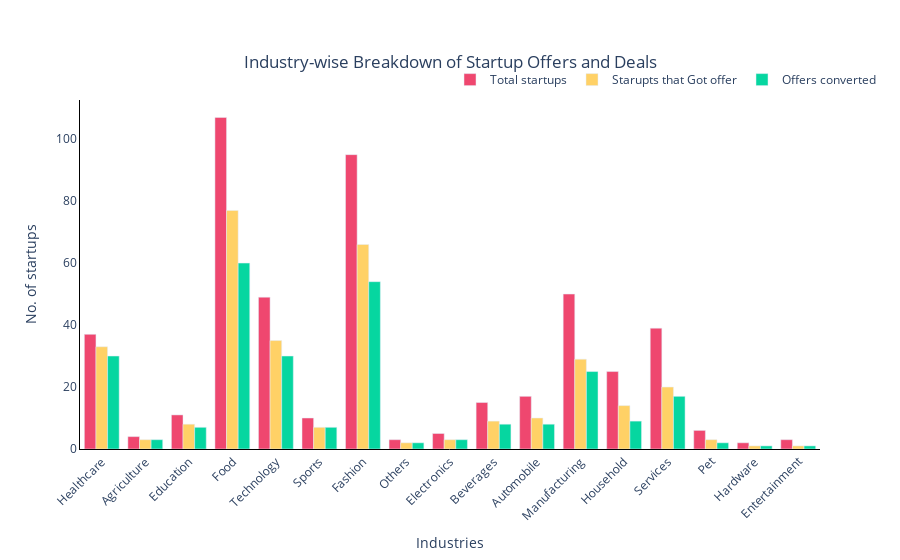

Notebook cell for this chart:
### Code cell
# Plotting industries, offfers, deals

industries = offers_industries.index
startups = offers_industries.iloc[:, 0].values.tolist()
offers = offers_industries.iloc[:, 1].values.tolist()
deals = offers_industries.iloc[:, 2].values.tolist()

fig = go.Figure()
fig.add_trace(go.Bar(
    x=industries,
    y=startups,
    name='Total startups',
    marker_color='#ef476f'
))
fig.add_trace(go.Bar(
    x=industries,
    y=offers,
    name='Starupts that Got offer',
    marker_color='#ffd166'
))
fig.add_trace(go.Bar(
    x=industries,
    y=deals,
    name='Offers converted',
    marker_color='#06d6a0'
))

fig.update_layout(
    barmode='group',
    xaxis_tickangle=-45,
    plot_bgcolor='white',  # Set plot background to white
    paper_bgcolor='white',  # Set paper background to white
    title={
        'text': 'Industry-wise Breakdown of Startup Offers and Deals',
        'y': 0.9,
        'x': 0.5,
        'xanchor': 'center',
        'yanchor': 'top'
    },
    xaxis=dict(
        title='Industries',
        showline=True,
        linewidth=1,
        linecolor='black',
        tickfont=dict(size=12),
    ),
    yaxis=dict(
        title='No. of startups',
        showline=True,
        linewidth=1,
        linecolor='black',
    ),
    legend=dict(
        x=0.5,
        y=1.1,
        orientation='h'
    )
)

fig.show()

### Figure 1 — Plotly figure (JSON) as saved in the notebook; plotly's stock layout.template omitted (floating-point values rounded to 4 significant figures)
{"data": [{"marker": {"color": "#ef476f"}, "name": "Total startups", "type": "bar", "x": ["Healthcare", "Agriculture", "Education", "Food", "Technology", "Sports", "Fashion", "Others", "Electronics", "Beverages", "Automobile", "Manufacturing", "Household", "Services", "Pet", "Hardware", "Entertainment"], "y": [37, 4, 11, 107, 49, 10, 95, 3, 5, 15, 17, 50, 25, 39, 6, 2, 3]}, {"marker": {"color": "#ffd166"}, "name": "Starupts that Got offer", "type": "bar", "x": ["Healthcare", "Agriculture", "Education", "Food", "Technology", "Sports", "Fashion", "Others", "Electronics", "Beverages", "Automobile", "Manufacturing", "Household", "Services", "Pet", "Hardware", "Entertainment"], "y": [33, 3, 8, 77, 35, 7, 66, 2, 3, 9, 10, 29, 14, 20, 3, 1, 1]}, {"marker": {"color": "#06d6a0"}, "name": "Offers converted", "type": "bar", "x": ["Healthcare", "Agriculture", "Education", "Food", "Technology", "Sports", "Fashion", "Others", "Electronics", "Beverages", "Automobile", "Manufacturing", "Household", "Services", "Pet", "Hardware", "Entertainment"], "y": [30, 3, 7, 60, 30, 7, 54, 2, 3, 8, 8, 25, 9, 17, 2, 1, 1]}], "layout": {"autosize": true, "barmode": "group", "legend": {"orientation": "h", "x": 0.5, "y": 1.1}, "paper_bgcolor": "white", "plot_bgcolor": "white", "title": {"text": "Industry-wise Breakdown of Startup Offers and Deals", "x": 0.5, "xanchor": "center", "y": 0.9, "yanchor": "top"}, "xaxis": {"autorange": true, "linecolor": "black", "linewidth": 1, "range": [-0.5, 16.5], "showline": true, "tickangle": -45, "tickfont": {"size": 12}, "title": {"text": "Industries"}, "type": "category"}, "yaxis": {"autorange": true, "linecolor": "black", "linewidth": 1, "range": [0, 112.6], "showline": true, "title": {"text": "No. of startups"}, "type": "linear"}}}
